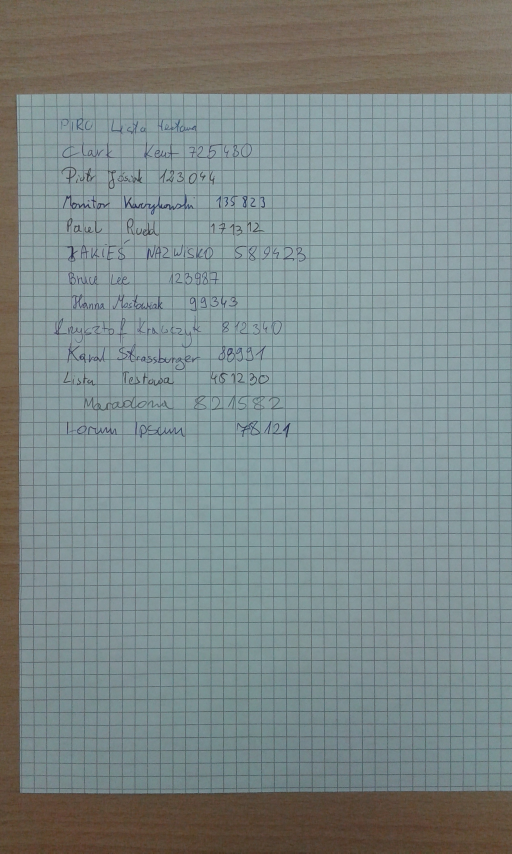
#> input picture data/img_1.jpg, 1536 x 2560 px (shown at 1/3 size); its folder holds only this picture in this run
$ python Text_Area_Detector.py
#> lines starting #> are read from the running program, lines starting #| are printed output that depends on the picture; after the words box and inside, x2 and y2 are one past the last pixel; in counts of white or black regions, pixels touching at a corner belong together
import cv2
import numpy as np


# [8 lines left out: function show, not called in this run]


def naive_approximate_rectanlge_points(img, margin, lmargin=0.04):
    mask = np.where(img < 127)
    max1, max2 = np.max(mask, axis=-1)
    min1, min2 = np.min(mask, axis=-1)
    min1 = max(int(min1 - img.shape[0] * margin), 0)
    min2 = max(int(min2 - img.shape[1] * lmargin), 0)
    max1 = min(int(max1 + img.shape[0] * margin), img.shape[0] - 1)
    max2 = min(int(max2 + img.shape[1] * margin), img.shape[1] - 1)
    return min1, max1, min2, max2


def detect():
    k1_size = (5, 5)
    ta_1 = 9
    tuv_1 = 20
    k2_size = (9, 9)
    ta_2 = 19
    tuv_2 = 5
    er_iter_1 = 30
    er_iter_2 = 30
    dil_iter_1 = 60
    r_margin = 0.1
    kernel = np.ones((11, 11), np.uint8)

    for x in range(1, 30):
        string = "data/img_" + str(x) + ".jpg"
        img = cv2.imread(string, 0)  # read as gray string = "data/img_" + str(x) + ".jpg"
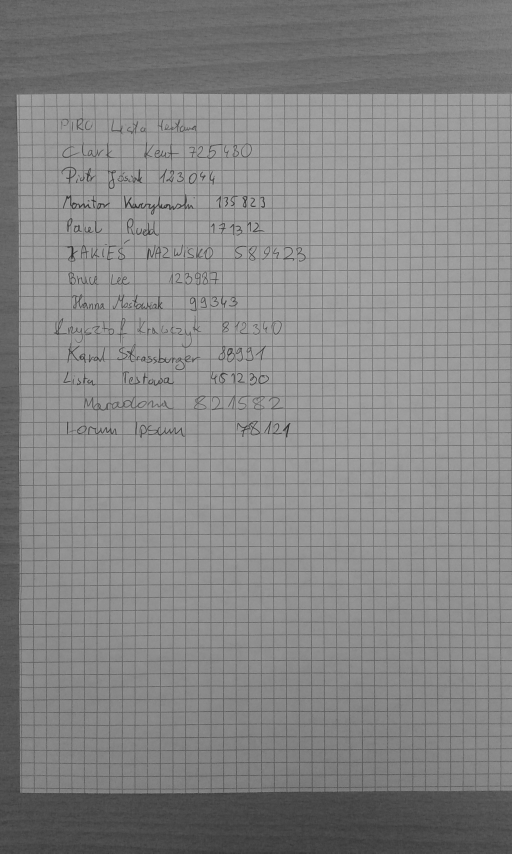
#> img: shape (2560, 1536) (shown at 1/3 size); min 29, max 179, mean 133.7
        # color = cv2.imread(string, 3)  # read as gray
        # color = remove_surrounding(color)
        # img = cv2.cvtColor(color, cv2.COLOR_BGR2GRAY)

        # tresh image
        blur_1 = cv2.blur(img, k1_size)
        th = cv2.adaptiveThreshold(blur_1, 255, cv2.ADAPTIVE_THRESH_MEAN_C, \
                                   cv2.THRESH_BINARY, ta_1, tuv_1)
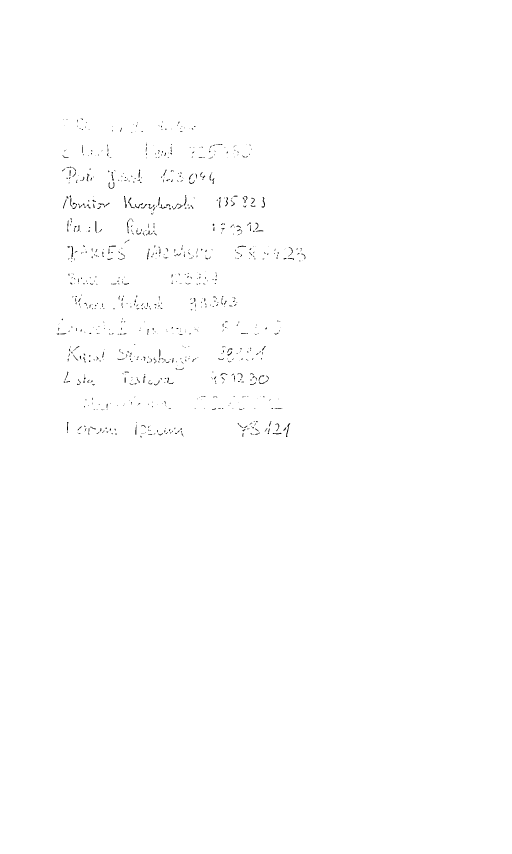
#> th: shape (2560, 1536) (shown at 1/3 size); 99.7% white; black in thin lines or dots, all inside (x1, y1, x2, y2) = (170, 356, 917, 1313)

        # remove grid and threshold artefact's
        blur_2 = cv2.blur(th, k2_size)  #
        th2 = cv2.adaptiveThreshold(blur_2, 255, cv2.ADAPTIVE_THRESH_MEAN_C, \
                                    cv2.THRESH_BINARY, ta_2, tuv_2)
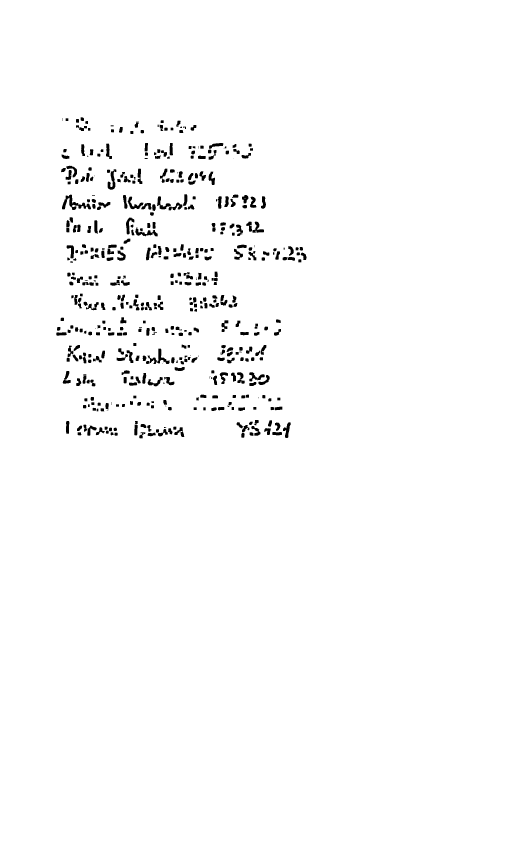
#> th2: shape (2560, 1536) (shown at 1/3 size); 98.2% white; 493 black regions (41 under 20 px), largest, box (x1, y1, x2, y2) and area: (186, 584, 273, 630) 1328, (442, 1046, 510, 1092) 887, (323, 508, 349, 569) 720
        # ret,th2 = cv2.threshold(blur_2,190,255,cv2.THRESH_BINARY)

        # experimental - join text in one shape
        er = cv2.erode(th2, kernel, iterations=er_iter_1)  # join text
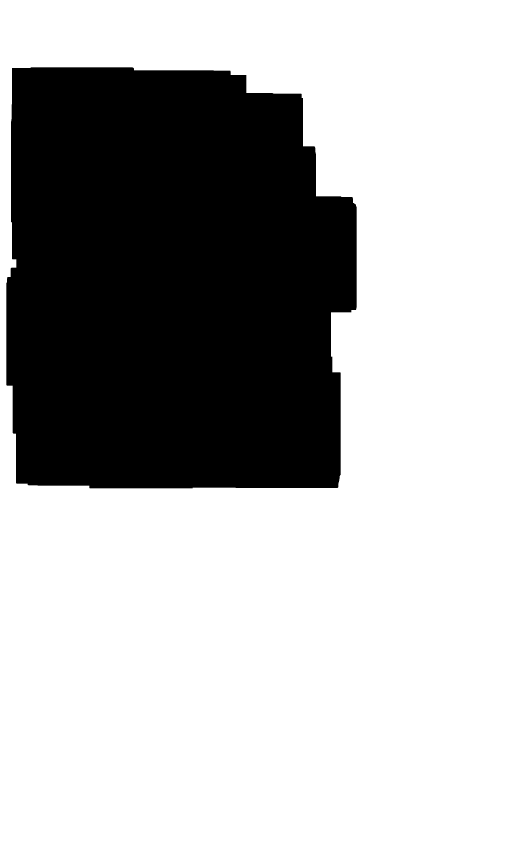
#> er: shape (2560, 1536) (shown at 1/3 size); 69.4% white; 1 black region, box (x1, y1, x2, y2) and area: (19, 202, 1070, 1465) 1202635
        dil = cv2.dilate(er, kernel, iterations=dil_iter_1)  # destroy point out of text area
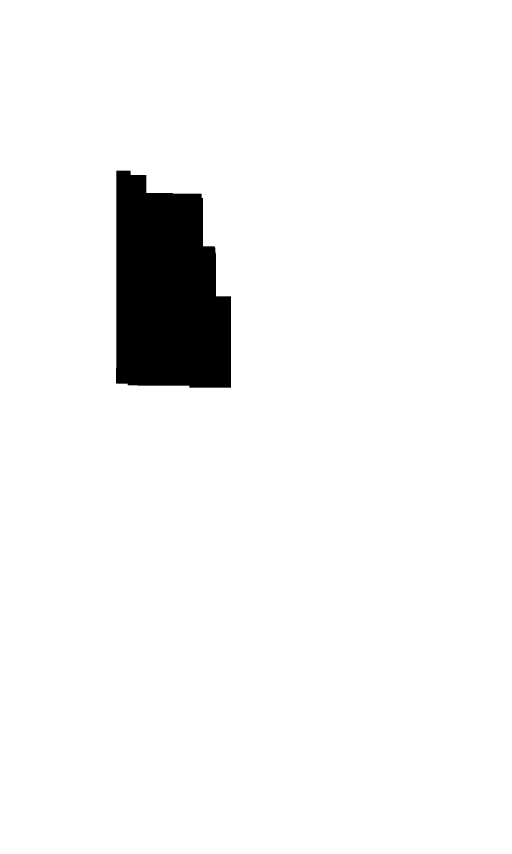
#> dil: shape (2560, 1536) (shown at 1/3 size); 95.3% white; 1 black region, box (x1, y1, x2, y2) and area: (348, 512, 693, 1163) 184340
        er2 = cv2.erode(dil, kernel, iterations=er_iter_2)  # rebuild text
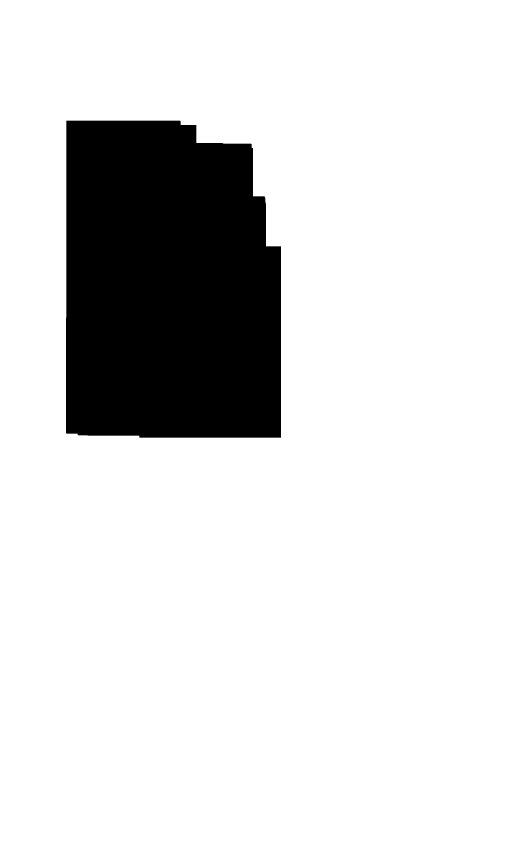
#> er2: shape (2560, 1536) (shown at 1/3 size); 85.4% white; 1 black region, box (x1, y1, x2, y2) and area: (198, 362, 843, 1313) 573140

        # create rectangle mask to remove outliers
        min1, max1, min2, max2 = naive_approximate_rectanlge_points(er2, r_margin)
#> in naive_approximate_rectanlge_points, `mask = np.where(img < 127)`: mask = 573140 positions, rows 362 to 1312, columns 198 to 842
#> in naive_approximate_rectanlge_points, `max1, max2 = np.max(mask, axis=-1)`: max1 = 1312; max2 = 842
#> in naive_approximate_rectanlge_points, `min1, min2 = np.min(mask, axis=-1)`: min1 = 362; min2 = 198
#> in naive_approximate_rectanlge_points, `min1 = max(int(min1 - img.shape[0] * margin), 0)`: min1 = 106
#> in naive_approximate_rectanlge_points, `min2 = max(int(min2 - img.shape[1] * lmargin), 0)`: min2 = 136
#> in naive_approximate_rectanlge_points, `max1 = min(int(max1 + img.shape[0] * margin), img.shape[0] - 1)`: max1 = 1568
#> in naive_approximate_rectanlge_points, `max2 = min(int(max2 + img.shape[1] * margin), img.shape[1] - 1)`: max2 = 995
#> min1 = 106; max1 = 1568; min2 = 136; max2 = 995
        mask = np.full(img.shape, 255, np.uint8)
        mask[min1:max1, min2:max2] = 0

        # apply mask
        result = cv2.bitwise_or(th2, mask)
        result = cv2.bitwise_not(result)
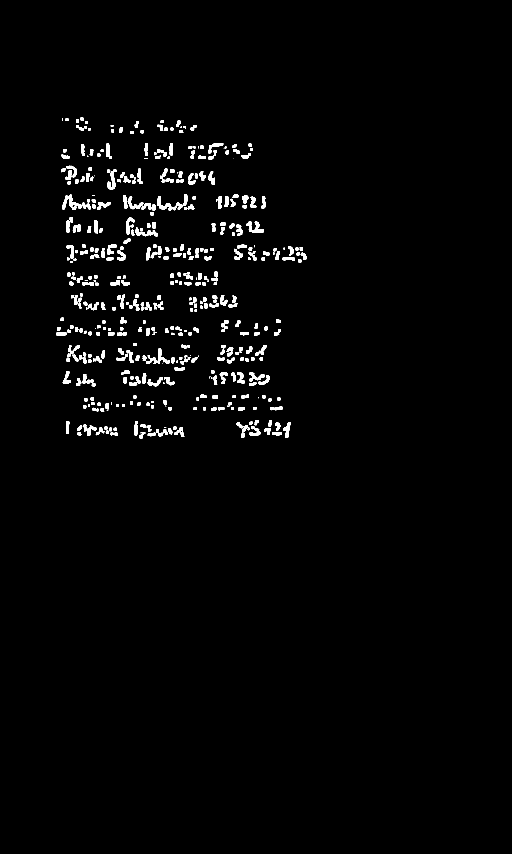
#> result: shape (2560, 1536) (shown at 1/3 size); 1.8% white; 493 white regions (41 under 20 px), largest, box (x1, y1, x2, y2) and area: (186, 584, 273, 630) 1328, (442, 1046, 510, 1092) 887, (323, 508, 349, 569) 720

        # approximate to rectangle above rest text
        pts = cv2.findNonZero(result)
#> pts = contour of 69941 points, box (x1, y1, x2, y2) (169, 352, 920, 1315), area 130959
        ret = cv2.minAreaRect(pts)
#> ret = ((545.2, 838.6), (957.1, 743.8), -88.49)

        (cx, cy), (w, h), ang = ret
#> cx = 545.2; cy = 838.6; w = 957.1; h = 743.8; ang = -88.49
        # [4 lines of commented-out code are left out]
        if w > h:
            w, h = h, w
#> w = 743.8; h = 957.1
            ang += 90
#> ang = 1.51
        # Draw text box
        box = cv2.boxPoints(ret)  # cv2.boxPoints(rect) for OpenCV 3.x
#> box = [[904.4, 1326.8], [160.8, 1307.2], [186.1, 350.4], [929.6, 370]]
        box = box.astype(int)
#> box = [[904, 1326], [160, 1307], [186, 350], [929, 370]]
        # cv2.drawContours(img, [box], 0, (0, 0, 255), 2)
        print(box)
#| [[ 904 1326]
#|  [ 160 1307]
#|  [ 186  350]
#|  [ 929  370]]
        print(box[1, 1])
#| 1307
        # [6 lines of commented-out code are left out]
        print("------------")
        # Save output
        # cv2.imwrite('output/rot_' + str(x) + '.png', rotated_fragment)
        cv2.imwrite('output/res_' + str(x) + '.png', result)
        # cv2.imwrite('output/' + str(x) + '.png', rotated)


# [55 lines left out: function detect_one_img, not called in this run]


if __name__ == "__main__":
#> (the run stopped early here; a loop or call above may not have finished)
